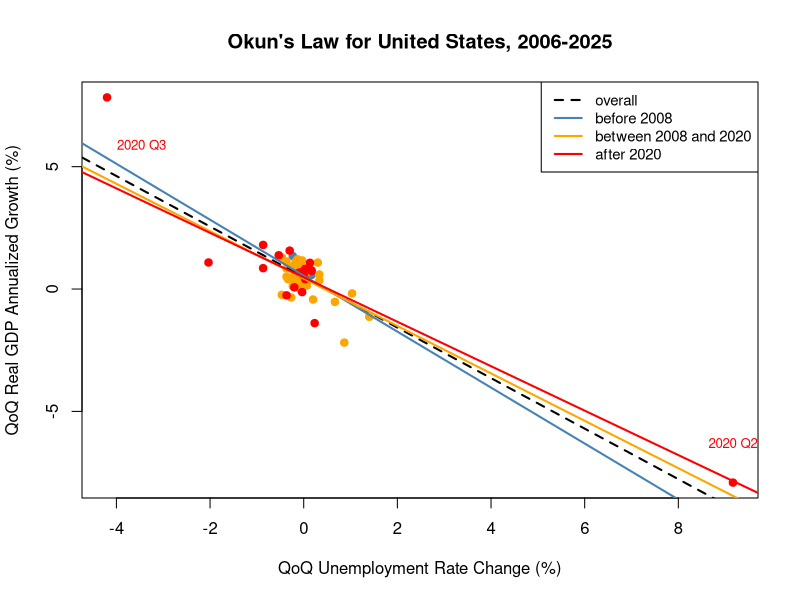

Here is the R script that generated this plot: (Note: this script raises an error after producing the figure.)
library(dplyr)
library(lmtest)
library(sandwich)
library(car)

col.overall = "black"
col.before_2008 = "steelblue"
col.between_2008_2020 = "orange"
col.after_2020 = "red"

data.us <- read.csv("data/processed.csv") %>%
  filter(Area == "United States")

after_2008 <- data.us$Quarter >= 2008
after_2020 <- data.us$Quarter >= 2020

plot(gdp_growth ~ unrate_diff,
     data = data.us,
     col = "white",
     xlab = "QoQ Unemployment Rate Change (%)",
     ylab = "QoQ Real GDP Annualized Growth (%)",
     main = sub("\\.", " ", "Okun's Law for United.States, 2006-2025"))
points(gdp_growth ~ unrate_diff,
       data = data.us[!after_2008, ],
       col = col.before_2008,
       pch = 19)
points(gdp_growth ~ unrate_diff,
       data = data.us[after_2008 & !after_2020, ],
       col = col.between_2008_2020,
       pch = 19)
points(gdp_growth ~ unrate_diff,
       data = data.us[after_2020, ],
       col = col.after_2020,
       pch = 19)

# Label outliers
outliers <- data.us[data.us$Quarter %in% c("2020 Q2", "2020 Q3"), ]

with(outliers[outliers$Quarter == "2020 Q2", ],
     text(unrate_diff, gdp_growth + 1, labels = Quarter, pos = 3, cex = 0.8, col = col.after_2020))

with(outliers[outliers$Quarter == "2020 Q3", ],
     text(unrate_diff, gdp_growth - 2, labels = Quarter, pos = 4, cex = 0.8, col = col.after_2020))

# Test if Okun's Law holds overall
mod.us.overall <- lm(gdp_growth ~ unrate_diff, data = data.us)
coeftest(mod.us.overall, vcov. = vcovHC(mod.us.overall, type = "HC1"))
# --- RESULTS ---
# t test of coefficients:
#   
#   Estimate Std. Error t value  Pr(>|t|)    
# (Intercept)  2.08815    0.32046  6.5162 6.460e-09 ***
#   unrate_diff -3.98717    0.80701 -4.9407 4.348e-06 ***
#   ---
#   Signif. codes:  0 ‘***’ 0.001 ‘**’ 0.01 ‘*’ 0.05 ‘.’ 0.1 ‘ ’ 1

abline(mod.us.overall,
       col = col.overall,
       lwd = 2,
       lty = 2)

coefs.us.overall <- mod.us.overall$coefficients

# Test if Okun's Law is stable over periods
mod.us.recessions <- lm(gdp_growth ~ unrate_diff*after_2008 + unrate_diff*after_2020,
                        data = data.us)
coefs.us.recessions <- mod.us.recessions$coefficients

linearHypothesis(mod.us.recessions,
                 c("unrate_diff:after_2008TRUE = 0",
                   "unrate_diff:after_2020TRUE = 0"),
                 vcov. = vcovHC(mod.us.recessions, type = "HC1"))

# --- RESULTS ---
# Linear hypothesis test:
#   unrate_diff:after_2008TRUE = 0
# unrate_diff:after_2020TRUE = 0
# 
# Model 1: restricted model
# Model 2: gdp_growth ~ unrate_diff * after_2008 + unrate_diff * after_2020
# 
# Note: Coefficient covariance matrix supplied.
# 
# Res.Df Df      F Pr(>F)
# 1     76                 
# 2     74  2 0.0508 0.9505

abline(a = coefs.us.recessions[1],
       b = coefs.us.recessions[2],
       col = col.before_2008,
       lwd = 2)
abline(a = coefs.us.recessions[1] + coefs.us.recessions[3],
       b = coefs.us.recessions[2] + coefs.us.recessions[4],
       col = col.between_2008_2020,
       lwd = 2)
abline(a = coefs.us.recessions[1] + coefs.us.recessions[3] + coefs.us.recessions[5],
       b = coefs.us.recessions[2] + coefs.us.recessions[4] + coefs.us.recessions[6],
       col = col.after_2020,
       lwd = 2)

legend("topright",
       legend = c("overall", "before 2008", "between 2008 and 2020", "after 2020"),
       col = c(col.overall, col.before_2008, col.between_2008_2020, col.after_2020),
       lwd = 2,
       lty= c(2, 1, 1, 1),
       cex = 0.9)

okun_results.periods <- 
  data.frame(
    "Period" = c("2006-2020", "2006-2008", "2008-2020", "2020-2025"),
    "intercept" = c(coefs.us.overall[1], 
                     coefs.us.recessions[1], 
                     coefs.us.recessions[1] + coefs.us.recessions[3], 
                     coefs.us.recessions[1] + coefs.us.recessions[3] + coefs.us.recessions[5]),
    "coef" = c(coefs.us.overall[2],
                coefs.us.recessions[2],
                coefs.us.recessions[2] + coefs.us.recessions[4],
                coefs.us.recessions[2] + coefs.us.recessions[4] + coefs.us.recessions[6]))

write.csv(okun_results.periods, "results/okun_results.periods.csv", row.names = F)

# clear all variables
rm(list = ls())
